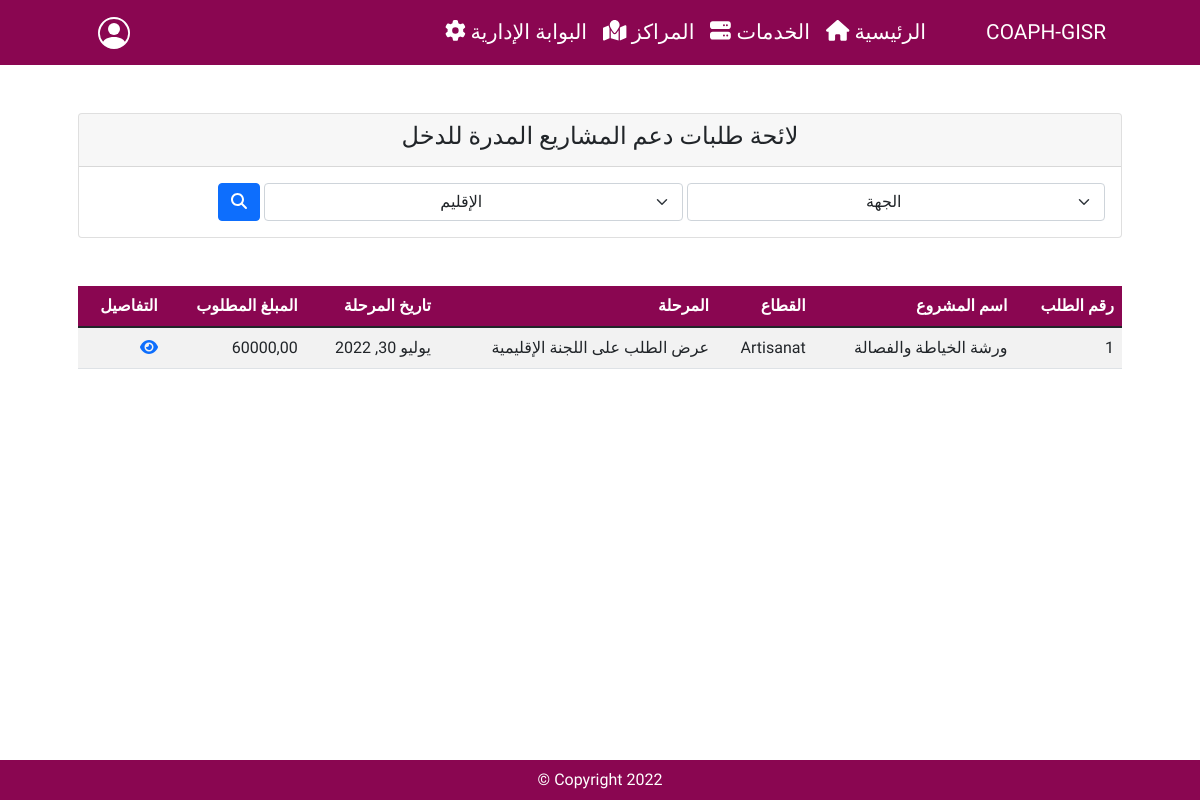
Screenshot of /backend/projets/ (signed in) with the database file from the repository.
### projets/models.py (models this page shows, shortened)
class Projet(models.Model):
    centre = models.ForeignKey(
        Centre,
        verbose_name = _('Centre'),
        related_name = 'projets',
        on_delete = models.SET_NULL,
        null = True
    )
    beneficiaire = models.ManyToManyField(
        Beneficiaire,
        verbose_name = _("Bénéficiaire"),
        through = 'ExecuteurProjet'
    )
    intitule = models.CharField(_("Intitulé"), max_length=200)
    date_demande = models.DateField(_('Date demande'), null=True, blank=True)
    description = models.CharField(_("Description"), max_length=500, blank=True)
    montant_total = models.DecimalField(_("Montant Global"), decimal_places=2, max_digits=10)
    montant_demande = models.DecimalField(_("Montant Demandé"), decimal_places=2, max_digits=10)
    montant_contribution = models.DecimalField(_("Contribution Personnelle"), decimal_places=2, max_digits=10, default=0)
    secteur = models.PositiveSmallIntegerField(_("Secteur"), blank=True, null=True, choices=SECTEUR_CHOIX )
    forme_juridique = models.PositiveSmallIntegerField(_("Forme Juridique"), blank=True, null=True, choices=FORME_JURIDIQUE_CHOIX)
    nature = models.PositiveSmallIntegerField(_("Nature projet"), blank=True, null=True, choices=NATURE_PROJET, default=1)
    lieu_region = models.ForeignKey(
        Region,
        verbose_name = _("Région Implantation"),
        related_name = "projets",
        on_delete = models.SET_NULL,
        null = True
    )
    lieu_province = models.ForeignKey(
        Province,
        on_delete = models.CASCADE,
        related_name = "projets",
        verbose_name = _("Province Implantation")
    )
    lieu_commune = models.ForeignKey(
        Commune,
        on_delete = models.CASCADE,
        related_name = "projets",
        verbose_name = _("Commune Implantation")
    )
    lieu_adresse = models.CharField(_("Lieu Implantation"), max_length=20, default=_("Guelmim"))
    piece_cin = models.BooleanField(_("Copie CIN"), choices=PIECE_CHOIX, default=False)
    piece_ramed = models.BooleanField(_("Copie RAMED"), default=False, choices=PIECE_CHOIX)
    piece_certificat = models.BooleanField(_("Certificat Médical"), default=False, choices=PIECE_CHOIX)
    piece_engagement = models.BooleanField(_("Engagement"), default=False, choices=PIECE_CHOIX)
    piece_devis = models.BooleanField(_("Devis"), default=False, choices=PIECE_CHOIX)
    piece_local = models.BooleanField(_("Local"), default=False, choices=PIECE_CHOIX)
    piece_conv_accom = models.BooleanField(_("Convention accompagnement"), default=False, choices=PIECE_CHOIX)
    piece_conv_finan = models.BooleanField(_("Convention Financement"), default=False, choices=PIECE_CHOIX)
    num_cheque = models.CharField(_("Num Chèque"), max_length=20, blank=True, null=True)
    date_cheque = models.DateField(_('Date Chèque'), null=True, blank=True)
    date_lancement = models.DateField(_('Date lancement'), null=True, blank=True)
    etape = models.ManyToManyField(
        EtapeProjet,
        related_name = "projets",
        verbose_name = _('Etape'),
        blank = True,
        through = 'SuiviProjet'
    )
    session = models.ForeignKey(Session, related_name="projets", on_delete=models.SET_NULL, null=True, verbose_name=_("Session"))
    class Meta:
        verbose_name = _('Projet')
        verbose_name_plural = _('Projets')
    def dossier_est_complet(self):
        if self.piece_cin and self.piece_engagement and self.piece_certificat and self.piece_devis:
            return _("Oui")
        else:
            return _("Non")
    dossier_est_complet.short_description = _("Dossier Complet")
    def get_etape(self):
        ordre = ""
        if self.suivi.count():
            dates = [x.date_etap for x in self.suivi.all()]
            ordres = [x.etape.ordre for x in self.suivi.all()]
            max_dates = max(dates)
            max_ordre = max(ordres)
            etape = self.suivi.get(date_etap=max_dates, etape__ordre=max_ordre)
            ordre = etape.etape.nom
        else:
            ordre = ""
        return ordre
    get_etape.short_description = _("Etape")
    def get_etape_date(self):
        ordre = ""
        if self.suivi.count():
            dates = [x.date_etap for x in self.suivi.all()]
            ordres = [x.etape.ordre for x in self.suivi.all()]
            max_dates = max(dates)
            max_ordre = max(ordres)
            etape = self.suivi.get(date_etap=max_dates, etape__ordre=max_ordre)
            ordre = etape.date_etap
        else:
            ordre = ""
        return ordre
    get_etape_date.short_description = _("Date étape")
    def get_etape_commentaire(self):
        ordre = ""
        if self.suivi.count():
            dates = [x.date_etap for x in self.suivi.all()]
            ordres = [x.etape.ordre for x in self.suivi.all()]
            max_dates = max(dates)
            max_ordre = max(ordres)
            etape = self.suivi.get(date_etap=max_dates, etape__ordre=max_ordre)
            ordre = etape.commentaire
        else:
            ordre = ""
        return ordre
    get_etape_commentaire.short_description = _("Commentaire")
    @mark_safe
    def get_beneficiaires(self):
        data ="<ul>"
        for ben in self.porteur.all():
            data += "<li>"+ ben.beneficiaire.__str__() +"</li>"
        data += "</ul>"
        return data
    get_beneficiaires.allow_tags=True
    get_beneficiaires.short_description=_("Bénéficiaires")

class SuiviProjet(models.Model):
    projet = models.ForeignKey(
        Projet,
        related_name = 'suivi',
        on_delete = models.CASCADE,
        verbose_name = _('Projet')
    )
    etape = models.ForeignKey(
        EtapeProjet,
        related_name = 'suivi',
        on_delete = models.CASCADE,
        verbose_name = _('Etape')
    )
    date_etap = models.DateField(_('Date étape'), blank=True, null=True)
    commentaire = models.CharField(_('Commentaire'), max_length=300, blank=True)
    class Meta:
        verbose_name = _('Etape Projet')
        verbose_name_plural = _('Etapes Projet')

class EtapeProjet(models.Model):
    nom = models.CharField(_('Etape'), max_length=50)
    ordre = models.PositiveSmallIntegerField(verbose_name=_('Ordre'), null=True)
    class Meta:
        verbose_name = _('Etape Demande')
        verbose_name_plural = _('Etapes Demande')

### frontend/views.py (the view)
# urls.py: path('backend/projets/', front_views.list_projets, name="f-projets"),
def list_projets(request):
    if request.session.get('is_authenticated', False) :
        projets = Projet.objects.all()
        try:
            region = int(request.GET['region'])
            if region != 0:
                lieu_region = Region.objects.get(pk=region)
                projets=projets.filter(lieu_region=lieu_region)
                print(projets)
        except:
            pass
        try:
            province = int(request.GET['province'])
            if province != 0:
                lieu_province = Province.objects.get(pk=province)
                projets=projets.filter(lieu_province=lieu_province)
                print(projets)
        except:
            pass
        provinces = Province.objects.all()
        regions = Region.objects.all()
        return render(request, template_name="frontend/projets.html", context={"projets": projets, "regions": regions, "provinces": provinces})
    else:
        return redirect('b-login')

### frontend/templates/frontend/projets.html (shortened to what this page needs)
{% extends "frontend/index.html" %}
{% load static %}{% load l10n %}
{% block content %}
<div class="row gx-1 gx-lg-5 align-items-center my-5 justify-content-center">
    <div class="col-12 d-flex justify-content-center">
        <div class="card h-100 col-12 col-sm-12">
            <div class="card-header text-center">
                <h4 class="font-weight-light"> لائحة طلبات دعم المشاريع المدرة للدخل</h4>
            </div>
            <div class="card-body justify-content-between">
                <form class="form row gx-sm-1 gx-4" method="get">
                    <div class="col-5">
                        <select class="form-select text-center" name="region" id="region" placeholder="الجهة">
                            <option value="0">الجهة</option>
                        </select>
                    </div>
                    <div class="col-5">
                        <select class="form-select text-center" name="province" id="province" placeholder="الإقليم">
                            <option value="0">الإقليم</option>
                        </select>
                    </div>
                    <div class="col-2">
                        <button class="btn btn-primary" type="submit"><i class="fa-solid fa-solid fa-magnifying-glass">البحث</i></button>
                    </div>
                </form>
            </div>
        </div>
    </div>
</div>
<div class="row gx-4 gx-lg-5 align-items-center my-5 scrollview">
    <div class="col-sm-12">
        <table class="table table-striped">
            <thead>
                <tr>
                    <th>رقم الطلب </th>
                    <th>اسم المشروع</th>
                    <th>القطاع</th>
                    <th>المرحلة</th>
                    <th>تاريخ المرحلة</th>
                    <th>المبلغ المطلوب</th>
                    <th>التفاصيل</th>
                </tr>
            </thead>
            <tbody>
                {% for projet in projets %}
                <tr>
                    <td>{{ projet.id }}</td>
                    <td>{{ projet.intitule }}</td>
                    <td>{{ projet.get_secteur_display }}</td>
                    <td>{{ projet.get_etape }}</td>
                    <td>{{ projet.get_etape_date }}</td>
                    <td>{{ projet.montant_demande }}</td>
                    <td><a href="{% url 'f-details-agr' num_demande=projet.pk %}" alt="détails"><i class="fas fa-eye"></i> </a></td>
                </tr>
                {% endfor %}
            </tbody>
        </table>
    </div>
    </div>
{% endblock %}

### frontend/templates/frontend/projets.html (style rules this page uses)
.scrollview { overflow-x: scroll; overflow-y: hidden; white-space: nowrap; }

### rows the page displays
Projet: id "1", intitule "ورشة الخياطة والفصالة", secteur "Artisanat", get_etape "عرض الطلب على اللجنة الإقليمية", get_etape_date "يوليو 30, 2022", montant_demande "60000,00"
